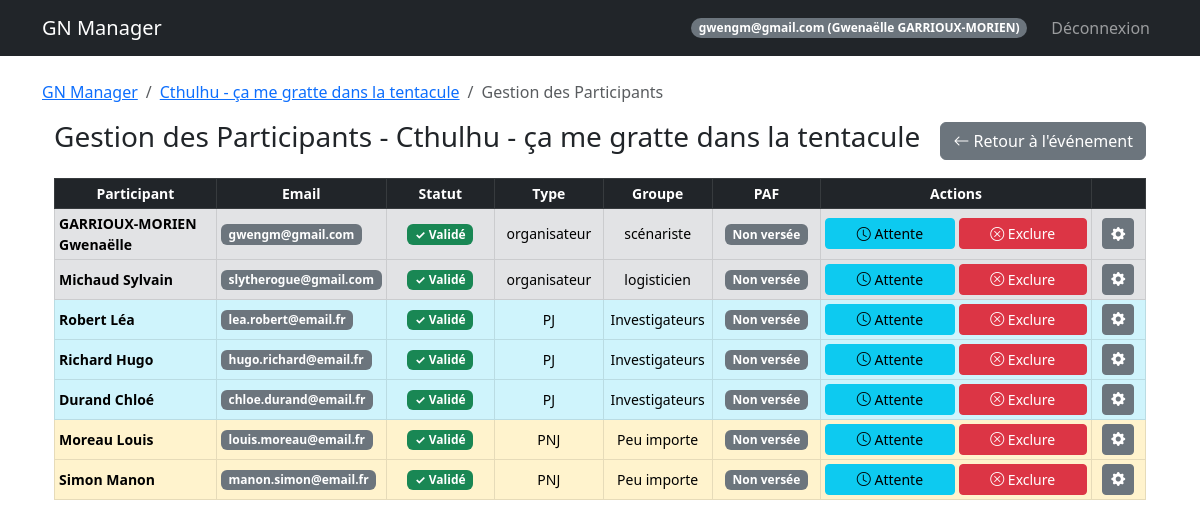
The page /event/2/participants (signed in) on the database its author committed.
### models.py (models this page shows, shortened)
class User(UserMixin, db.Model):
    id = db.Column(db.Integer, primary_key=True)
    email = db.Column(db.String(120), unique=True, nullable=False)
    password_hash = db.Column(db.String(128))
    nom = db.Column(db.String(80))
    prenom = db.Column(db.String(80))
    age = db.Column(db.Integer)
    genre = db.Column(db.String(20))
    avatar_url = db.Column(db.String(200))
    role = db.Column(db.String(20), default='user')  # createur, sysadmin, user
    is_banned = db.Column(db.Boolean, default=False)
    is_deleted = db.Column(db.Boolean, default=False)  # Suppression logique
    @property
    def is_admin(self):
        """Vérifie si l'utilisateur a des privilèges administrateur."""
        return self.role in ['createur', 'sysadmin']

class Event(db.Model):
    id = db.Column(db.Integer, primary_key=True)
    name = db.Column(db.String(100), nullable=False)
    description = db.Column(db.Text)
    date_start = db.Column(db.DateTime, nullable=False)
    date_end = db.Column(db.DateTime, nullable=False)
    location = db.Column(db.String(200))
    background_image = db.Column(db.String(200))
    visibility = db.Column(db.String(20), default='public')  # public, private
    organizer_structure = db.Column(db.String(100))
    org_link_url = db.Column(db.String(255))
    org_link_title = db.Column(db.String(100))
    google_form_url = db.Column(db.String(255))
    google_form_active = db.Column(db.Boolean, default=False)
    external_link = db.Column(db.String(255))
    statut = db.Column(db.String(50), default='En préparation')
    groups_config = db.Column(db.Text, default='{"PJ": ["Peu importe"], "PNJ": ["Peu importe"], "Organisateur": ["Peu importe"]}')

class Participant(db.Model):
    id = db.Column(db.Integer, primary_key=True)
    event_id = db.Column(db.Integer, db.ForeignKey('event.id'), nullable=False)
    user_id = db.Column(db.Integer, db.ForeignKey('user.id'), nullable=False)
    type = db.Column(db.String(50))  # Organisateur, PJ, PNJ
    group = db.Column(db.String(50))
    role_id = db.Column(db.Integer, db.ForeignKey('role.id', use_alter=True, name='fk_participant_role'), nullable=True)
    role_communicated = db.Column(db.Boolean, default=False)
    role_received = db.Column(db.Boolean, default=False)
    registration_status = db.Column(db.String(50), default='À valider')
    paf_status = db.Column(db.String(20), default='non versée')  # non versée, partielle, versée, erreur
    payment_method = db.Column(db.String(50))
    payment_amount = db.Column(db.Float, default=0.0)
    payment_comment = db.Column(db.Text)
    comment = db.Column(db.Text)
    custom_image = db.Column(db.String(200))
    user = db.relationship('User', backref='participations')
    event = db.relationship('Event', backref='participants')
    role = db.relationship('Role', foreign_keys=[role_id], backref='participants_with_role')

### routes/participant_routes.py (the view)
@participant_bp.route('/event/<int:event_id>/participants')
@login_required
@organizer_required
def manage(event_id):
    event = Event.query.get_or_404(event_id)
    participants = Participant.query.filter_by(event_id=event.id)\
        .options(joinedload(Participant.user)).all()
    groups_config = json.loads(event.groups_config or '{}')
    breadcrumbs = [
        ('GN Manager', '/dashboard'),
        (event.name, url_for('event.detail', event_id=event.id)),
        ('Gestion des Participants', '#')
    ]
    return render_template('manage_participants.html', event=event, participants=participants, groups_config=groups_config, breadcrumbs=breadcrumbs)

### templates/manage_participants.html (shortened to what this page needs)
{% extends "base.html" %}
{% block content %}
<div class="container-fluid mt-3">
    <div class="d-flex justify-content-between align-items-center mb-3">
        <h3>Gestion des Participants - {{ event.name }}</h3>
        <a href="{{ url_for('event.detail', event_id=event.id) }}" class="btn btn-secondary">
            <i class="bi bi-arrow-left"></i> Retour à l'événement
        </a>
    </div>
    <div class="table-responsive">
        <table class="table table-sm table-hover table-bordered small">
            <thead class="table-dark">
                <tr>
                    <th class="text-center" style="width: 15%">Participant</th>
                    <th class="text-center" style="width: 15%">Email</th>
                    <th class="text-center" style="width: 10%">Statut</th>
                    <th class="text-center" style="width: 10%">Type</th>
                    <th class="text-center" style="width: 10%">Groupe</th>
                    <th class="text-center" style="width: 10%">PAF</th>
                    <th class="text-center" style="width: 25%">Actions</th>
                    <th class="text-center" style="width: 5%"></th>
                </tr>
            </thead>
            <tbody>
                {% for p in participants %}
                {% set row_class = "" %}
                {% if p.registration_status == 'En attente' or p.registration_status == 'À valider' %}
                {% set row_class = "table-warning" %}
                {% elif p.type == 'organisateur' %}
                {% set row_class = "table-secondary" %}
                {% elif p.type == 'PJ' %}
                {% set row_class = "table-info" %}
                {% elif p.type == 'PNJ' %}
                {% set row_class = "table-warning" %}
                {% endif %}
                <tr class="{{ row_class }}">
                    <td class="align-middle">
                        <strong>{{ p.user.nom }} {{ p.user.prenom }}</strong>
                    </td>
                    <td class="align-middle">
                        <span class="badge bg-secondary">{{ p.user.email }}</span>
                    </td>
                    <td class="align-middle text-center">
                        {% if p.registration_status == 'Validé' %}
                        <span class="badge bg-success">✓ Validé</span>
                        {% elif p.registration_status == 'Rejeté' %}
                        <span class="badge bg-danger">✗ Rejeté</span>
                        {% elif p.registration_status == 'En attente' %}
                        <span class="badge bg-info">⏳ Attente</span>
                        {% else %}
                        <span class="badge bg-warning text-dark">⚠ À valider</span>
                        {% endif %}
                    </td>
                    <td class="align-middle text-center">
                        {% if p.registration_status == 'En attente' or p.registration_status == 'À valider' %}
                        <span class="badge bg-light text-dark border">{{ p.type }} (En Attente)</span>
                        {% else %}
                        {{ p.type }}
                        {% endif %}
                    </td>
                    <td class="align-middle text-center">
                        {{ p.group or 'Peu importe' }}
                    </td>
                    <td class="align-middle text-center">
                        {% if p.paf_status == 'versée' %}
                        <span class="badge bg-success">Versée</span>
                        {% elif p.paf_status == 'partielle' %}
                        <span class="badge bg-warning text-dark">Partielle</span>
                        {% elif p.paf_status == 'dispensé(e)' %}
                        <span class="badge bg-info">Dispensé(e)</span>
                        {% elif p.paf_status == 'erreur' %}
                        <span class="badge bg-danger">Erreur</span>
                        {% else %}
                        <span class="badge bg-secondary">Non versée</span>
                        {% endif %}
                    </td>
                    <td class="align-middle">
                        <div class="d-flex w-100 gap-1">
                            {% if p.registration_status != 'En attente' %}
                            <form method="POST"
                                action="{{ url_for('participant.change_status', event_id=event.id, p_id=p.id) }}"
                                class="flex-fill">
                                <button type="submit" class="btn btn-sm btn-info w-100 py-1" title="Mettre en attente">
                                    <i class="bi bi-clock"></i> Attente
                                </button>
                            </form>
                            {% endif %}
                            {% if p.registration_status != 'Rejeté' %}
                            <form method="POST"
                                action="{{ url_for('participant.change_status', event_id=event.id, p_id=p.id) }}"
                                class="flex-fill">
                                <button type="submit" class="btn btn-sm btn-danger w-100 py-1" title="Exclure">
                                    <i class="bi bi-x-circle"></i> Exclure
                                </button>
                            </form>
                            {% endif %}
                        </div>
                    </td>
                    <td class="align-middle text-center">
                        <button type="button" class="btn btn-sm btn-secondary" data-bs-toggle="modal"
                            data-bs-target="#editModal{{ p.id }}" title="Éditer">
                            <i class="bi bi-gear-fill"></i>
                        </button>
                    </td>
                </tr>
                {% endfor %}
            </tbody>
        </table>
    </div>
</div>
{% endblock %}

### templates/base.html (shortened to what this page needs)
<!DOCTYPE html>
<html lang="fr">
<head>
    <link href="https://cdn.jsdelivr.net/npm/bootstrap@5.3.0/dist/css/bootstrap.min.css" rel="stylesheet">
    <link rel="stylesheet" href="https://cdn.jsdelivr.net/npm/bootstrap-icons@1.11.3/font/bootstrap-icons.min.css">
</head>
<body>
    <nav class="navbar navbar-expand-lg navbar-dark bg-dark">
        <div class="container">
            <a class="navbar-brand" href="/">GN Manager</a>
            {% if current_user.is_authenticated %}
            <div class="navbar-nav ms-auto align-items-center">
                <span class="badge bg-secondary rounded-pill me-3">{{ current_user.email }} ({{ current_user.prenom }} {{ current_user.nom }})</span>
                <a class="nav-link" href="/logout">Déconnexion</a>
            </div>
            {% endif %}
        </div>
    </nav>
    <div class="container mt-4">
        {% if breadcrumbs %}
        <nav aria-label="breadcrumb">
            <ol class="breadcrumb">
                {% for label, url in breadcrumbs %}
                {% if loop.last %}
                <li class="breadcrumb-item active" aria-current="page">{{ label }}</li>
                {% else %}
                <li class="breadcrumb-item"><a href="{{ url }}">{{ label }}</a></li>
                {% endif %}
                {% endfor %}
            </ol>
        </nav>
        {% endif %}
        {% block content %}{% endblock %}
    </div>
</body>
</html>

### templates/manage_participants.html (style rules this page uses)
.gap-1 { gap: 0.25rem !important; }
.small { font-size: 0.875rem; }
.badge { font-size: 0.75rem; }
.btn-group-sm>.btn, .btn-sm { white-space: nowrap; }

### rows shown on the page
User: email "gwengm@gmail.com", prenom "Gwenaëlle", nom "GARRIOUX-MORIEN"
Event: name "Cthulhu - ça me gratte dans la tentacule"
Participant: user.nom "GARRIOUX-MORIEN", user.prenom "Gwenaëlle", user.email "gwengm@gmail.com", registration_status "✓ Validé", type "organisateur", group "scénariste", paf_status "Non versée"
Participant: user.nom "Michaud", user.prenom "Sylvain", user.email "slytherogue@gmail.com", registration_status "✓ Validé", type "organisateur", group "logisticien", paf_status "Non versée"
Participant: user.nom "Robert", user.prenom "Léa", user.email "lea.robert@email.fr", registration_status "✓ Validé", type "PJ", group "Investigateurs", paf_status "Non versée"
Participant: user.nom "Richard", user.prenom "Hugo", user.email "hugo.richard@email.fr", registration_status "✓ Validé", type "PJ", group "Investigateurs", paf_status "Non versée"
Participant: user.nom "Durand", user.prenom "Chloé", user.email "chloe.durand@email.fr", registration_status "✓ Validé", type "PJ", group "Investigateurs", paf_status "Non versée"
Participant: user.nom "Moreau", user.prenom "Louis", user.email "louis.moreau@email.fr", registration_status "✓ Validé", type "PNJ", group "Peu importe", paf_status "Non versée"
Participant: user.nom "Simon", user.prenom "Manon", user.email "manon.simon@email.fr", registration_status "✓ Validé", type "PNJ", group "Peu importe", paf_status "Non versée"

### other values the page prints
{{ label }} "GN Manager"
{{ label }} "Gestion des Participants"
